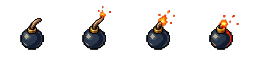
#> input picture dist/assets/bomb-v9-atlas.png, 256 x 64 px, found by its file name
$ python -i prepare_nitro_assets.py   (imports and definitions only)
#> lines starting #> are read from the running program, lines starting #| are printed output that depends on the picture
"""Slice generated Nitro-Fuel art and match body height/head width to idle."""
from pathlib import Path
from PIL import Image
from scipy.ndimage import label,find_objects
import numpy as np,json,zipfile
# [1 line not run here, left out]
# [1 line that did not run here, left out]

def subjects(name,rows=4,keep_glints=False):
 im=Image.open(A/name).convert('RGBA');a=np.array(im);components,_=label(a[:,:,3]>=28);boxes=find_objects(components);out=[]
 for r in range(rows):
  for c in range(4):
   ys=slice(round(r*im.height/rows),round((r+1)*im.height/rows));xs=slice(round(c*im.width/4),round((c+1)*im.width/4))
   area=np.bincount(components[ys,xs].ravel());area[0]=0;k=area.argmax();by,bx=boxes[k-1]
   if keep_glints and r==1:
    crop=a[ys,xs].copy();crop[crop[:,:,3]<28,3]=0;opaque=Image.fromarray(crop);out.append(opaque.crop(opaque.getbbox()));continue
   crop=a[by,bx].copy();crop[components[by,bx]!=k,3]=0;out.append(Image.fromarray(crop))
 return out

def landmarks(im):
 a=np.array(im);mask=a[:,:,3]>100;yy,xx=np.indices(mask.shape)
 feet=mask&(yy>=im.height-8);fx=np.where(feet)[1];ax=(fx.min()+fx.max()+1)/2
 hair=mask&(a[:,:,0]>125)&(a[:,:,1]>85)&(a[:,:,1]>a[:,:,2]*1.15)&(a[:,:,0]>a[:,:,1]*.95)&(abs(xx-ax)<im.height*.28)&(yy<im.height*.65)
 top=max(0,int(np.where(hair)[0].min())-5);body=im.height-top
 hx=np.where(mask[top:top+round(body*.48),:].any(0))[0]
 return ax,top,body,int(hx[-1]-hx[0]+1)

def record(name,frames,size,origin,fit=None):
 atlas=Image.new('RGBA',(4*size,((len(frames)+3)//4)*size));seq=[]
 for i,(f,cup) in enumerate(frames):
  file=f'nitro-v7-frames/{name}-{i}.png';f.save(A/file);x=i%4*size;y=i//4*size;atlas.alpha_composite(f,(x,y))
  e={'image':name+'-v7-atlas.png','x':x,'y':y,'w':size,'h':size,'anchor':origin,'file':file}
  if cup:e['cup']=cup
  seq.append(e)
 atlas.save(A/(name+'-v7-atlas.png'));meta['sequences'][name]=seq

# [15 lines not run here, left out]

# [1 line that did not run here, left out]
# [6 lines not run here, left out]
# [1 line that did not run here, left out]
# [9 lines not run here, left out]

>>> result = subjects('../dist/assets/bomb-v9-atlas.png')
#> call 2 of subjects, with name = '../dist/assets/bomb-v9-atlas.png', rows = 4, keep_glints = False
#> in subjects, im is the input picture: PIL image 256x64 RGBA; mean R, G, B, A 9.5, 6.8, 5.9, 31.4
#> in subjects (call 2), `components, _ = label(a[:, :, 3] >= 28)`:
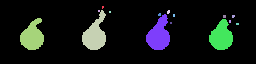
#> components: shape (64, 256) int32; 16 distinct labels, from 0 to 15; one colour per label, 0 black
#> in subjects (call 2), `boxes = find_objects(components)`: boxes = 15 items
#> after the loop in subjects (call 2), `for r in range(rows):`:
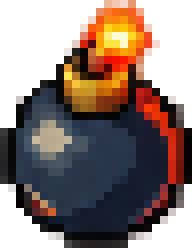
#> crop: shape (31, 24, 4) (shown 8 times larger); mean R, G, B, A 57, 36.1, 28.2, 162.5; transparent parts drawn white
#> after the loop in subjects (call 2), `for r in range(rows):`: out = 16 items
#> result = 16 items
